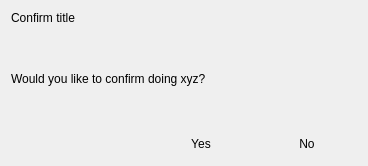
<?xml version="1.0" encoding="UTF-8"?>
<ui version="4.0">
 <class>kiwixconfirmbox</class>
 <widget class="QDialog" name="kiwixconfirmbox">
  <property name="geometry">
   <rect>
    <x>0</x>
    <y>0</y>
    <width>368</width>
    <height>166</height>
   </rect>
  </property>
  <property name="sizePolicy">
   <sizepolicy hsizetype="Maximum" vsizetype="Preferred">
    <horstretch>0</horstretch>
    <verstretch>0</verstretch>
   </sizepolicy>
  </property>
  <property name="maximumSize">
   <size>
    <width>474</width>
    <height>16777215</height>
   </size>
  </property>
  <property name="windowTitle">
   <string>Dialog</string>
  </property>
  <layout class="QGridLayout" name="gridLayout">
   <item row="0" column="0">
    <widget class="QLabel" name="confirmTitle">
     <property name="sizePolicy">
      <sizepolicy hsizetype="Preferred" vsizetype="Fixed">
       <horstretch>0</horstretch>
       <verstretch>0</verstretch>
      </sizepolicy>
     </property>
     <property name="text">
      <string>Confirm title</string>
     </property>
    </widget>
   </item>
   <item row="1" column="0">
    <widget class="QLabel" name="confirmText">
     <property name="sizePolicy">
      <sizepolicy hsizetype="Maximum" vsizetype="Preferred">
       <horstretch>0</horstretch>
       <verstretch>0</verstretch>
      </sizepolicy>
     </property>
     <property name="maximumSize">
      <size>
       <width>600</width>
       <height>16777215</height>
      </size>
     </property>
     <property name="text">
      <string>Would you like to confirm doing xyz?</string>
     </property>
    </widget>
   </item>
   <item row="2" column="0">
    <layout class="QHBoxLayout" name="horizontalLayout">
     <item>
      <spacer name="horizontalSpacer">
       <property name="orientation">
        <enum>Qt::Horizontal</enum>
       </property>
       <property name="sizeType">
        <enum>QSizePolicy::Expanding</enum>
       </property>
       <property name="sizeHint" stdset="0">
        <size>
         <width>250</width>
         <height>20</height>
        </size>
       </property>
      </spacer>
     </item>
     <item>
      <widget class="QPushButton" name="yesButton">
       <property name="sizePolicy">
        <sizepolicy hsizetype="Fixed" vsizetype="Fixed">
         <horstretch>0</horstretch>
         <verstretch>0</verstretch>
        </sizepolicy>
       </property>
       <property name="minimumSize">
        <size>
         <width>100</width>
         <height>0</height>
        </size>
       </property>
       <property name="text">
        <string>Yes</string>
       </property>
       <property name="flat">
        <bool>true</bool>
       </property>
      </widget>
     </item>
     <item>
      <widget class="QPushButton" name="noButton">
       <property name="sizePolicy">
        <sizepolicy hsizetype="Fixed" vsizetype="Fixed">
         <horstretch>0</horstretch>
         <verstretch>0</verstretch>
        </sizepolicy>
       </property>
       <property name="minimumSize">
        <size>
         <width>100</width>
         <height>0</height>
        </size>
       </property>
       <property name="text">
        <string>No</string>
       </property>
       <property name="flat">
        <bool>true</bool>
       </property>
      </widget>
     </item>
    </layout>
   </item>
  </layout>
 </widget>
 <resources/>
 <connections/>
</ui>
